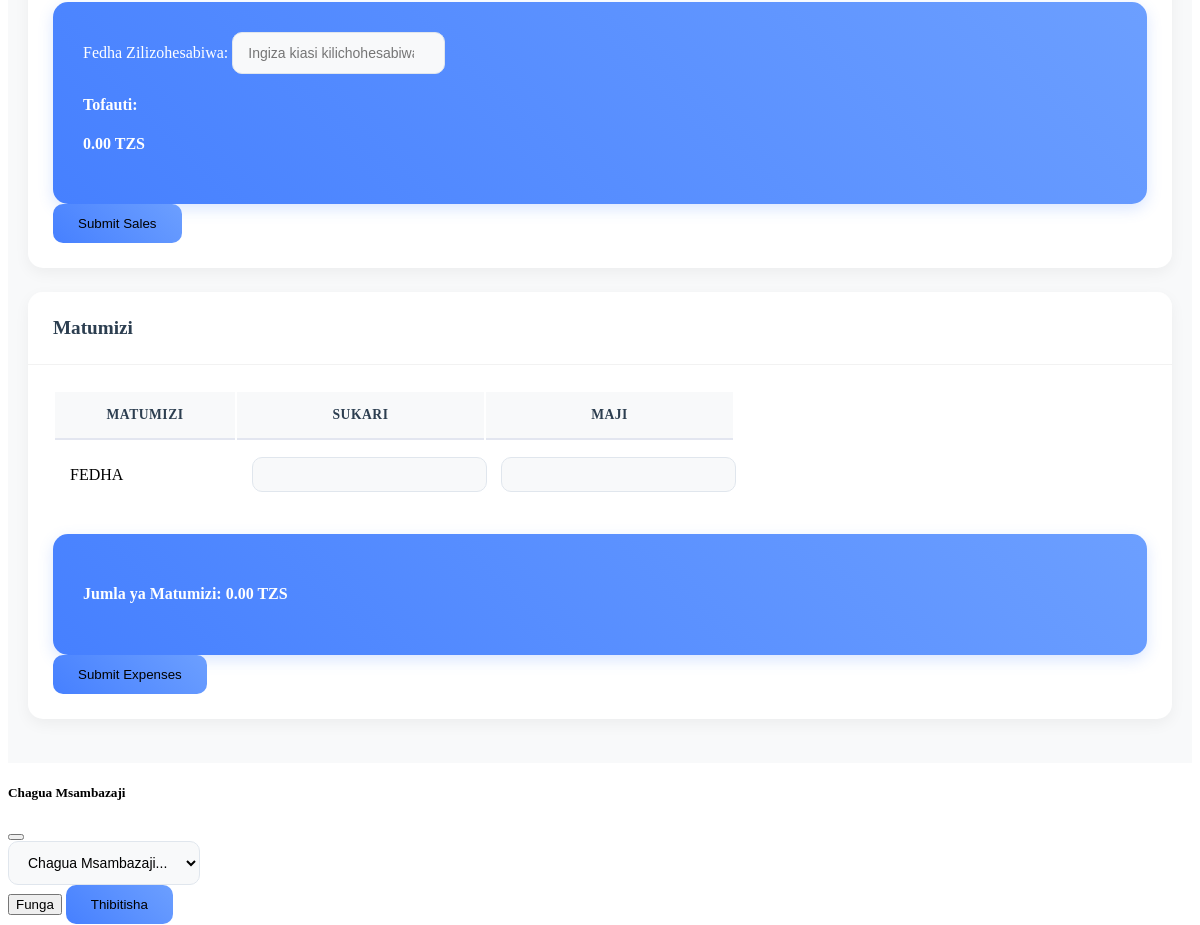
/sales/ (signed in, middle part), run on an earlier commit of the app's database.
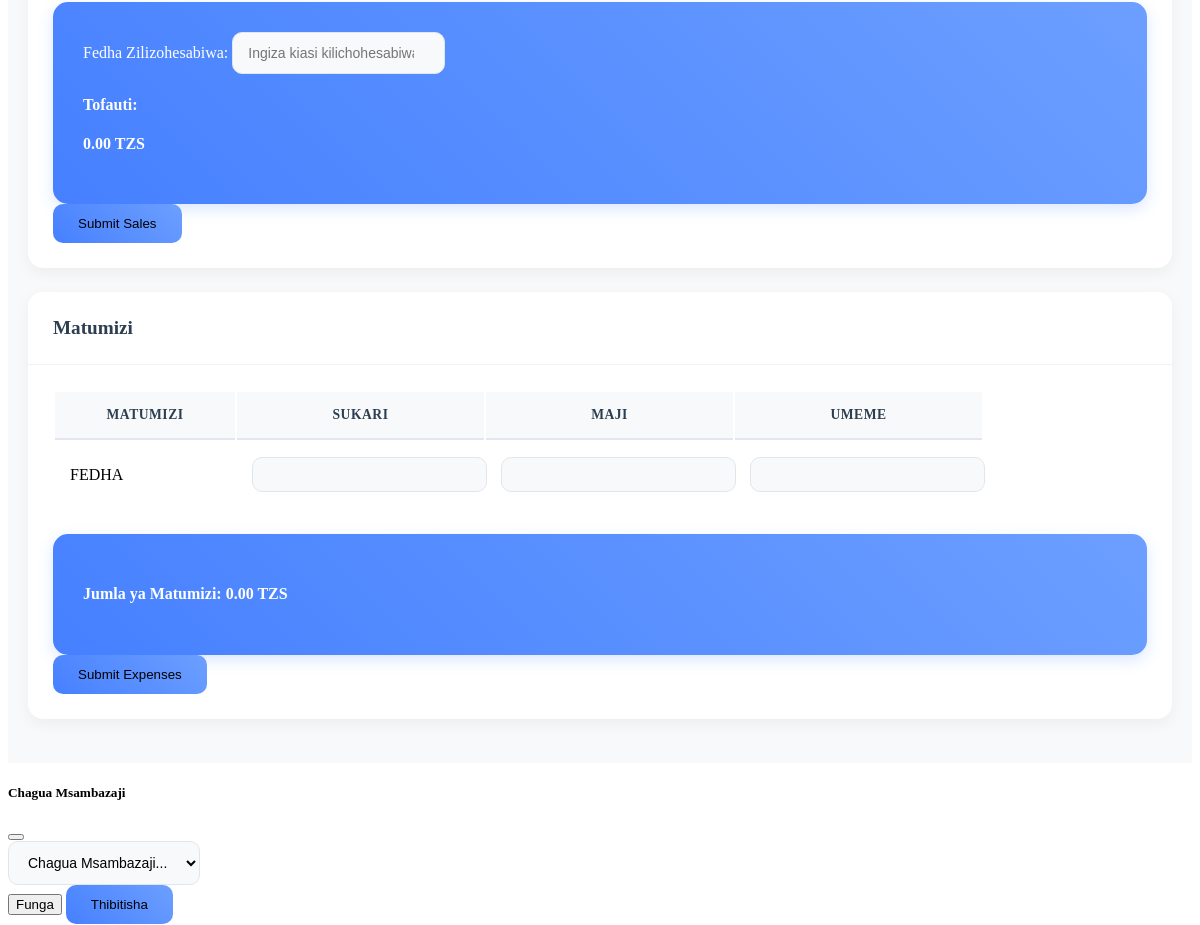
And on a later commit of the database.
### home/models.py (models this page shows, shortened)
class ExpensePurpose(models.Model):
    name = models.CharField(max_length=100, null=True)
    date_created = models.DateField(auto_now_add=True, null=True)

### home/views.py (the view)
# urls.py: path('sales/', sales, name='sales'),
@login_required(login_url='/accounts/login/')
def sales(request):
    products = Product.objects.all()  # Ensure this fetches the latest data
    expense_purpose = ExpensePurpose.objects.all()
    shops = Shop.objects.exclude(id=request.user.userprofile.shop.id)
    suppliers = []
    try:
        supplier_group = Group.objects.get(name='Supplier')
        suppliers = User.objects.filter(
            groups=supplier_group,
            userprofile__shop=request.user.userprofile.shop
        )
    except Group.DoesNotExist:
        supplier_group = Group.objects.create(name='Supplier')
    context = {
        'segment': 'Sales',
        'products': products,  # Products now include the correct remaining value
        'expense_purpose': expense_purpose,
        'suppliers': suppliers,
        'shops': shops
    }
    return render(request, "pages/sales.html", context)

### home/context_processors.py (called while the page is built)
def user_groups(request):
    if request.user.is_authenticated:
        return {
            'user_groups': [group.name for group in request.user.groups.all()]
        }
    return {'user_groups': []}

### home/templatetags/home.py (called while the page is built)
@assignment_tag(takes_context=True)
def get_direction(context):
    res = {
        'panel': 'text-left',
        'notify': 'right',
        'float': 'float-right',
        'reverse_panel': 'text-right',
        'nav': 'ml-auto'
    }
    if context.get('LANGUAGE_BIDI'):
        res['panel'] = 'text-right'
        res['notify'] = 'left'
        res['float'] = ''
        res['reverse_panel'] = 'text-left'
        res['nav'] = 'mr-auto'
    return res

@assignment_tag(takes_context=True)
def get_admin_setting(context):
    res = {
    }
    return res

### templates/pages/sales.html (shortened to what the changed rows need)
{% extends "layouts/base.html" %}
{% load static %}
{% block content %}
<div class="pc-container">
    <div class="pc-content">
        <div class="container">
            <div class="row">
                <div class="col-md-12">
                    <div class="card expenses-card">
                        <div class="card-body">
                            <form id="expenses">
                                <div class="table-responsive">
                                    <table class="table expenses-table">
                                        <thead>
                                            <tr>
                                                <th>MATUMIZI</th>
                                                {% for expense in expense_purpose %}
                                                  <th>{{ expense.name }}</th>
                                                {% endfor %}
                                            </tr>
                                        </thead>
                                        <tbody>
                                            <tr>
                                                {% for expense in expense_purpose %}
                                                <td><input type="number" class="form-control expense-input" data-expense-purpose="{{ expense.name }}"  data-expense-id="{{ expense.id }}"></td>
                                                {% endfor %}
                                            </tr>
                                        </tbody>
                                    </table>
                                </div>
                            </form>
                        </div>
                    </div>
                </div>
            </div>
        </div>
    </div>
</div>
{% endblock content %}

What changed in the data, as far as the page shows it:
added ExpensePurpose: name "UMEME"
